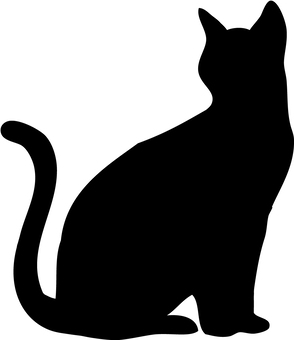
#> input picture 20210423_AHC001の知識とpythonの力で、奇想の浮世絵師「歌川国芳」の絵を再現する.md/input_img_test.jpeg, 294 x 340 px
$ python main_20210418.py   (older library calls are emulated)
#> lines starting #> are read from the running program, lines starting #| are printed output that depends on the picture; after the words box and inside, x2 and y2 are one past the last pixel; in counts of white or black regions, pixels touching at a corner belong together
import cv2
import math
import time
import random
import datetime
import numpy as np
import matplotlib.pyplot as plt
from scipy import ndimage
from PIL import Image, ImageFont, ImageDraw

is_test = True
is_for_visualize = True
margin = 600  # >=component_imgs_maxhw


def convert_rgba_to_tf(img: np.array([], dtype=np.uint8)):  # α(不透明度)でtf判定
    img = (img[:, :, 3] >= 128)
    return img


def convert_bw_to_tf(img: np.array([], dtype=np.uint8),
                     is_white_background=True):
    img = (img <= 128) if is_white_background else (img >= 128)
    return img


# [12 lines left out: functions convert_tf_to_bw, show_image, not called in this run]


def calc_area(img):
    return np.count_nonzero(img)


# [189 lines left out: functions calc_score, is_overlapping, modify_move, modify_rotate, modify_scale, make_final_img and 2 more, not called in this run]


# input
input_img_name = "input_img_test.jpeg"
input_img_raw = cv2.imread(input_img_name, cv2.IMREAD_GRAYSCALE)
#> input_img_raw is the input picture: shape (340, 294); min 0, max 255, mean 117.1
expansion_rate = 2048/min(input_img_raw.shape)  # 辺が最低でも2048pixelはあるようにする
#> expansion_rate = 6.97
input_img_raw = cv2.resize(input_img_raw, None,
                           fx=expansion_rate, fy=expansion_rate)
#> input_img_raw: shape (2368, 2048)
input_img = convert_bw_to_tf(input_img_raw, is_white_background=True)
#> in convert_bw_to_tf, `img = (img <= 128) if is_white_background else (img >= 128)`:
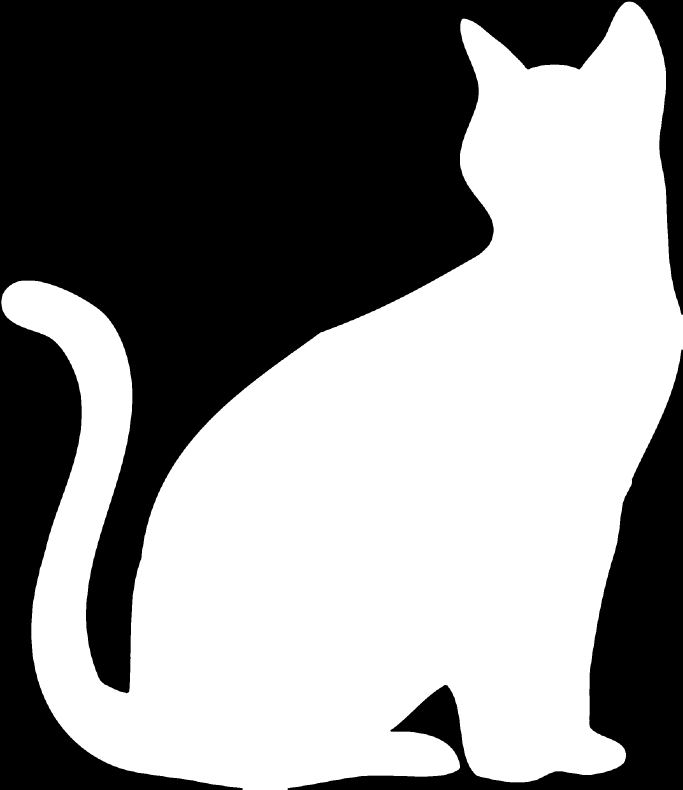
#> img: shape (2368, 2048) bool (shown at 1/3 size); 54.1% white; 2 black regions, box (x1, y1, x2, y2) and area: (0, 0, 2048, 2368) 1930475, (863, 1049, 2048, 2368) 296277
input_img_H, input_img_W = input_img.shape
#> input_img_H = 2368; input_img_W = 2048
input_img_area = calc_area(input_img)
#> input_img_area = 2622912
input_img_with_margin = np.zeros(
    (input_img_H+2*margin, input_img_W+2*margin), dtype=np.bool)
input_img_with_margin[margin:input_img_H+margin,
                      margin:input_img_W+margin] = input_img
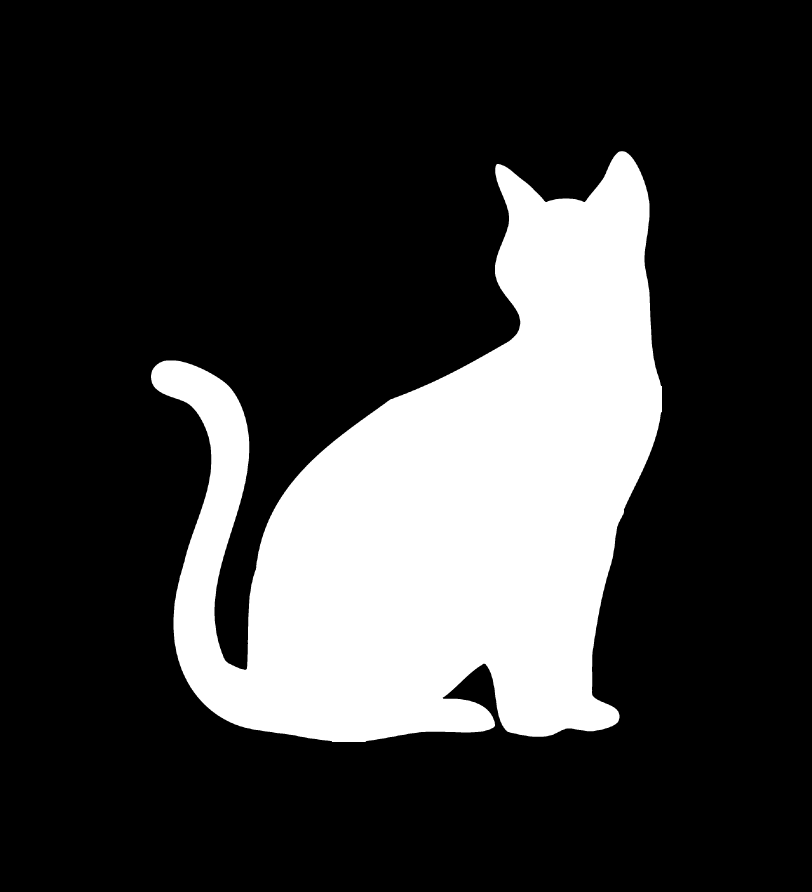
#> input_img_with_margin: shape (3568, 3248) bool (shown at 1/4 size); 22.6% white; 1 white region, box (x1, y1, x2, y2) and area: (604, 605, 2648, 2968) 2622912
kernel = np.ones((10, 10), np.bool)
input_img_erosion = ndimage.binary_erosion(
    input_img_with_margin, structure=kernel)
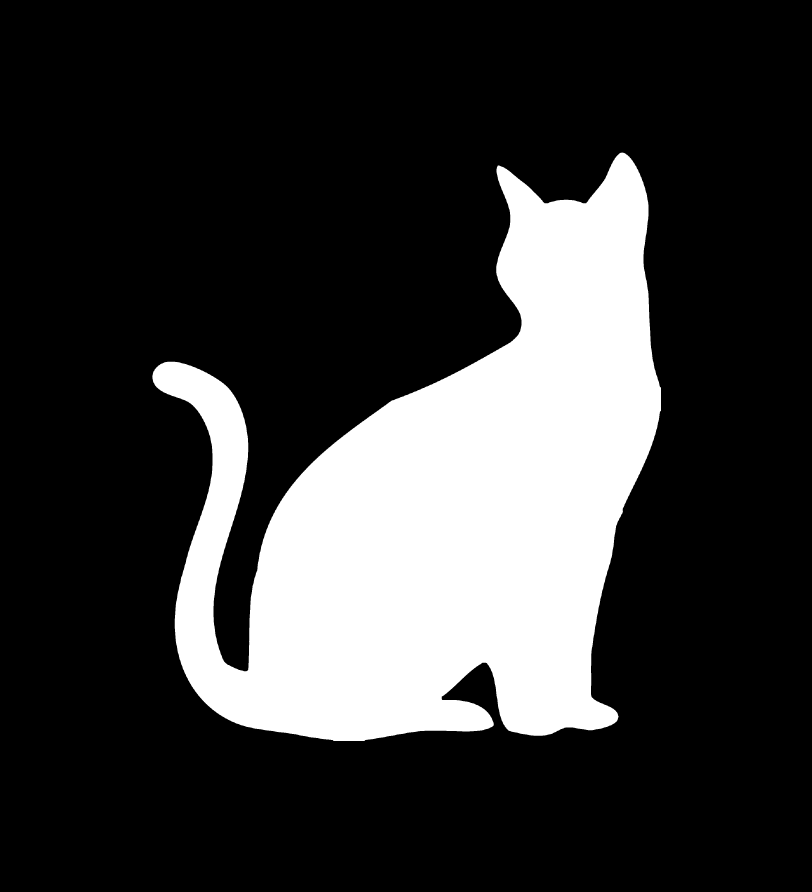
#> input_img_erosion: shape (3568, 3248) bool (shown at 1/4 size); 22.1% white; 1 white region, box (x1, y1, x2, y2) and area: (609, 610, 2644, 2964) 2560847
input_img_internal_border = input_img_with_margin ^ input_img_erosion  # XOR
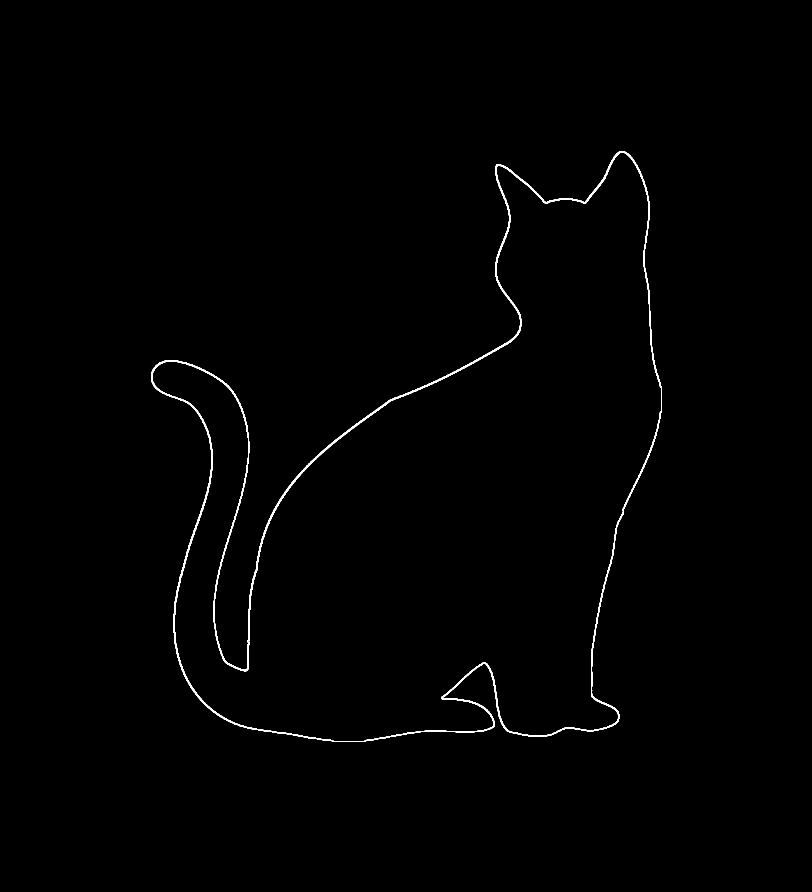
#> input_img_internal_border: shape (3568, 3248) bool (shown at 1/4 size); 0.54% white; 1 white region, box (x1, y1, x2, y2) and area: (604, 605, 2648, 2968) 62065
my_table = np.zeros(input_img_with_margin.shape, dtype=np.bool)

# component
component_imgs_raw = [cv2.imread(f"{i+1}_trimmed_version4.png",
                                 cv2.IMREAD_UNCHANGED)for i in range(47)]
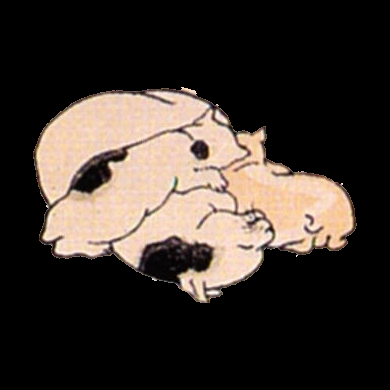
#> input picture 20210423_AHC001の知識とpythonの力で、奇想の浮世絵師「歌川国芳」の絵を再現する.md/1_trimmed_version4.png, 390 x 390 px
#> component_imgs_raw = 47 items
# component_imgs_tf = [convert_rgba_to_tf(img) for img in component_imgs_raw]
component_imgs_tf = [ndimage.binary_dilation(convert_rgba_to_tf(img), kernel)
                     for img in component_imgs_raw]
#> in convert_rgba_to_tf, `img = (img[:, :, 3] >= 128)`:
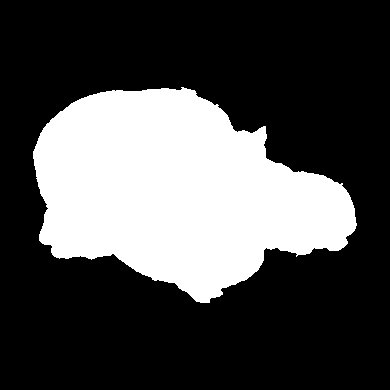
#> img: shape (390, 390) bool; 29.7% white; 1 white region, box (x1, y1, x2, y2) and area: (33, 87, 357, 303) 45175
#> (the run stopped early here; a loop or call above may not have finished)
